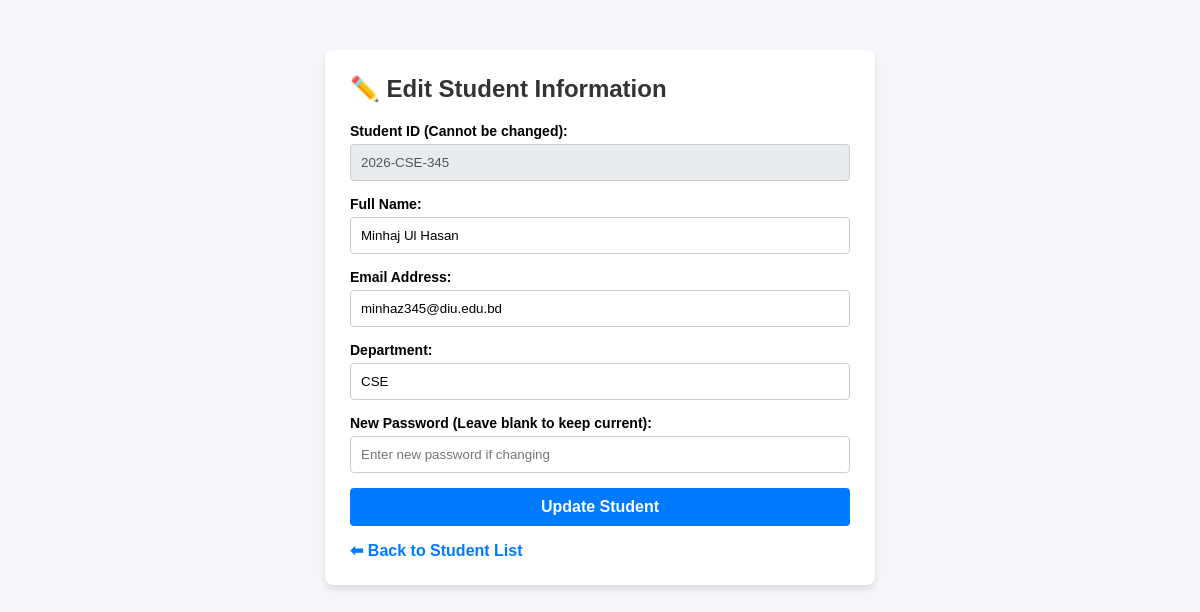
Screenshot of /edit_student.php?id=6 (signed in) with the database file from the repository.
### tables this page shows
CREATE TABLE `students` (
  `id` int(11) NOT NULL,
  `student_id` varchar(50) NOT NULL,
  `name` varchar(100) NOT NULL,
  `email` varchar(100) DEFAULT NULL,
  `department` varchar(50) DEFAULT NULL,
  `created_at` timestamp NOT NULL DEFAULT current_timestamp(),
  `batch` varchar(20) DEFAULT '60'
);

### edit_student.php (the view, shortened to what this page needs)
<?php
require_once 'config.php';
$student_id_pk = $_GET['id'] ?? null;
$student = null;
if ($student_id_pk) {
    $stmt = $conn->prepare("SELECT * FROM students WHERE id = ?");
    $stmt->bind_param("i", $student_id_pk);
    $stmt->execute();
    $student = $stmt->get_result()->fetch_assoc();
}
?>
<!DOCTYPE html>
<html lang="en">
<head>
</head>
<body>
<div class="container">
    <h2>✏️ Edit Student Information</h2>
    <form action="" method="POST">
        <div class="form-group">
            <label>Student ID (Cannot be changed):</label>
            <input type="text" value="<?php echo htmlspecialchars($student['student_id']); ?>" disabled>
        </div>
        <div class="form-group">
            <label>Full Name:</label>
            <input type="text" name="name" value="<?php echo htmlspecialchars($student['name']); ?>" required>
        </div>
        <div class="form-group">
            <label>Email Address:</label>
            <input type="email" name="email" value="<?php echo htmlspecialchars($student['email']); ?>">
        </div>
        <div class="form-group">
            <label>Department:</label>
            <input type="text" name="department" value="<?php echo htmlspecialchars($student['department']); ?>">
        </div>
        <div class="form-group">
            <label>New Password (Leave blank to keep current):</label>
            <input type="password" name="password" placeholder="Enter new password if changing">
        </div>
        <button type="submit" name="update_student" class="btn">Update Student</button>
    </form>
    <a href="students.php" class="back-link">⬅ Back to Student List</a>
</div>
</body>
</html>

### edit_student.php (style rules this page uses)
body { font-family: Arial, sans-serif; background: #f4f6f9; margin: 0; padding: 20px; }
.container { max-width: 500px; background: white; margin: 30px auto; padding: 25px; border-radius: 8px; box-shadow: 0 4px 6px rgba(0,0,0,0.1); }
h2 { margin-top: 0; color: #333; }
.form-group { margin-bottom: 15px; }
label { font-weight: bold; display: block; margin-bottom: 5px; font-size: 14px; }
input[type="text"], input[type="email"], input[type="password"] { width: 100%; padding: 10px; border: 1px solid #ccc; border-radius: 4px; box-sizing: border-box; }
input[disabled] { background-color: #e9ecef; cursor: not-allowed; }
.btn { background: #007bff; color: white; padding: 10px 15px; border: none; border-radius: 4px; cursor: pointer; font-size: 16px; font-weight: bold; width: 100%; }
.back-link { display: inline-block; margin-top: 15px; text-decoration: none; color: #007bff; font-weight: bold; }

### rows the page displays
students: student "2026-CSE-345", name "Minhaj Ul Hasan", email "minhaz345@diu.edu.bd", department "CSE"
